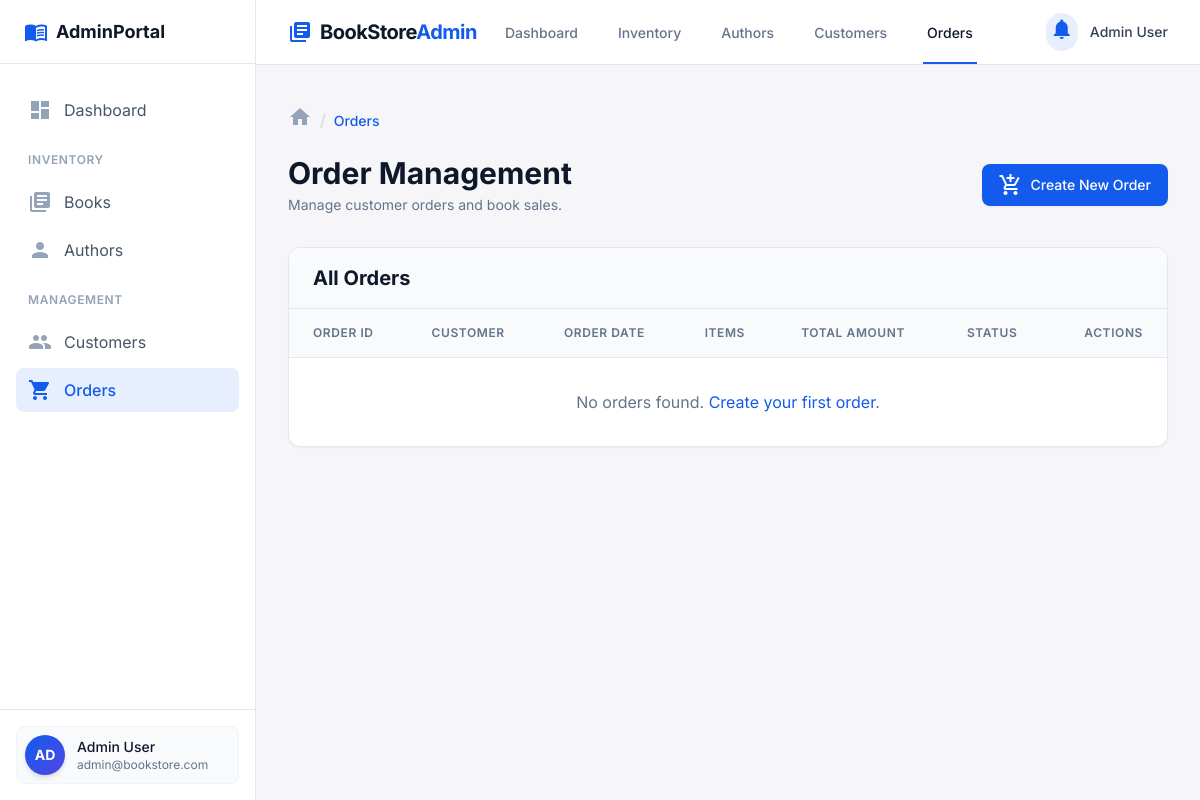
The page /index.php?page=order on the database as committed earlier.
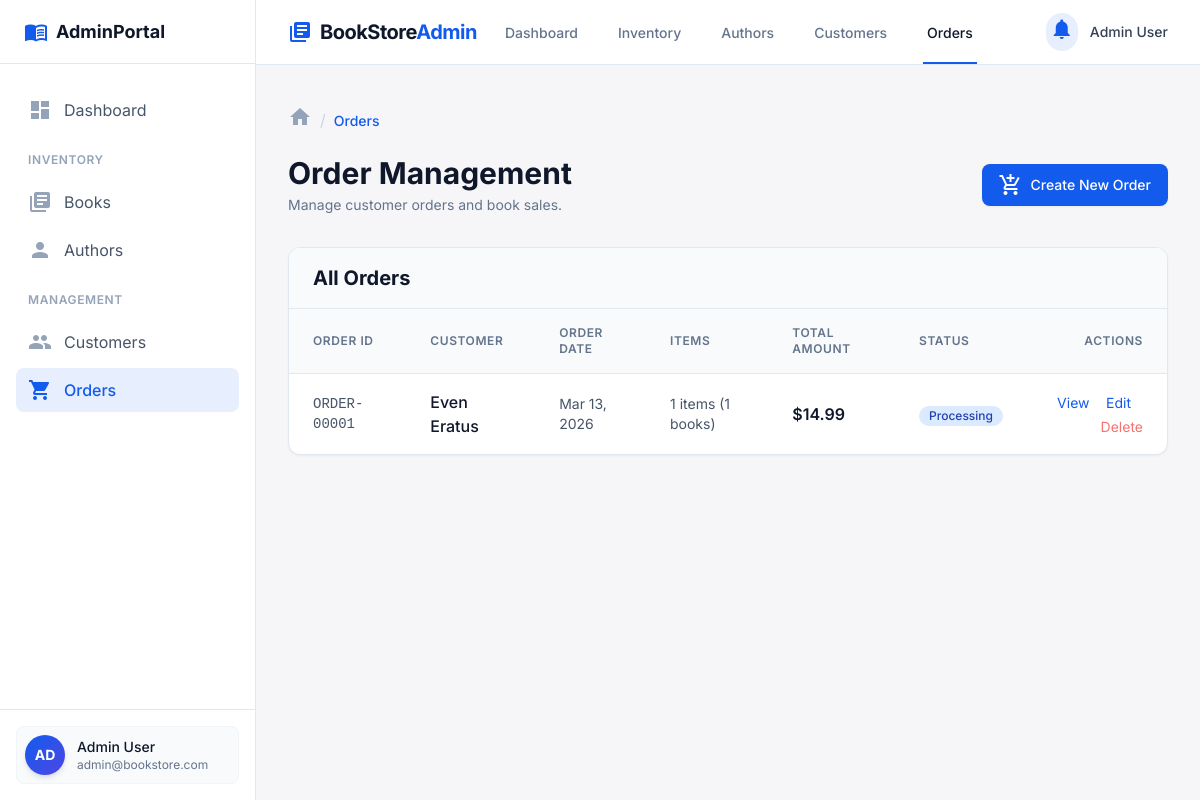
The same page on the database as committed later.
### tables this page shows
CREATE TABLE ORDERS (
    ORDER_ID INTEGER PRIMARY KEY AUTOINCREMENT,
    CUSTOMER_ID INTEGER NOT NULL,
    ORDER_DATE TEXT DEFAULT CURRENT_TIMESTAMP,
    TOTAL_AMOUNT REAL NOT NULL,
    STATUS TEXT DEFAULT 'Pending' CHECK (STATUS IN ('Pending', 'Processing', 'Shipped', 'Delivered', 'Cancelled')),
    FOREIGN KEY (CUSTOMER_ID) REFERENCES CUSTOMERS(CUSTOMER_ID)
);

### controllers/OrderController.php (called while the page is built, shortened)
<?php
require_once __DIR__ . '/../db.php';
function getAllOrders() {
    global $pdo;
    $stmt = $pdo->query('
        SELECT O.*, C.NAME AS CUSTOMER_NAME,
               COUNT(OI.ORDER_ITEM_ID) as ITEM_COUNT,
               SUM(OI.QUANTITY) as TOTAL_BOOKS
        FROM ORDERS O
        LEFT JOIN CUSTOMERS C ON O.CUSTOMER_ID = C.CUSTOMER_ID
        LEFT JOIN ORDER_ITEMS OI ON O.ORDER_ID = OI.ORDER_ID
        GROUP BY O.ORDER_ID
        ORDER BY O.ORDER_DATE DESC
    ');
    return $stmt->fetchAll(PDO::FETCH_ASSOC);
}

### views/Order.php (the view, shortened to what the rows shown need)
<?php
require_once __DIR__ . '/../controllers/OrderController.php';
$orders = getAllOrders();
?>
<!DOCTYPE html>
<html lang="en"><head>
<script src="https://cdn.tailwindcss.com?plugins=forms,container-queries"></script>
<script id="tailwind-config">
        tailwind.config = {
            darkMode: "class",
            theme: {
                extend: {
                    colors: {
                        "primary": "#135bec",
                        "primary-hover": "#0f4bc2",
                        "background-light": "#f6f6f8",
                        "background-dark": "#101622",
                    },
                    fontFamily: {
                        "display": ["Inter", "sans-serif"]
                    },
                    borderRadius: {"DEFAULT": "0.25rem", "lg": "0.5rem", "xl": "0.75rem", "full": "9999px"},
                },
            },
        }
    </script>
</head>
<body class="bg-background-light dark:bg-background-dark font-display text-slate-800 dark:text-slate-200 min-h-screen flex flex-col">
<main class="flex-grow py-10">
<div class="max-w-7xl mx-auto px-4 sm:px-6 lg:px-8">
<div class="md:flex md:items-center md:justify-between mb-8">
<div class="flex-1 min-w-0">
<h2 class="text-2xl font-bold leading-7 text-slate-900 dark:text-white sm:text-3xl sm:truncate">
                        Order Management
                    </h2>
</div>
</div>
<div class="bg-white rounded-xl shadow-sm border border-slate-200 overflow-hidden">
<div class="px-6 py-4 border-b border-slate-200 bg-slate-50">
<h2 class="text-xl font-bold text-slate-900">All Orders</h2>
</div>
<div class="overflow-x-auto">
<table class="w-full text-left border-collapse">
    <thead>
        <tr class="bg-slate-50 dark:bg-slate-800/50">
            <th class="px-6 py-4 text-xs font-semibold uppercase tracking-wider text-slate-500 border-b border-slate-200 dark:border-slate-800">Order ID</th>
            <th class="px-6 py-4 text-xs font-semibold uppercase tracking-wider text-slate-500 border-b border-slate-200 dark:border-slate-800">Customer</th>
            <th class="px-6 py-4 text-xs font-semibold uppercase tracking-wider text-slate-500 border-b border-slate-200 dark:border-slate-800">Order Date</th>
            <th class="px-6 py-4 text-xs font-semibold uppercase tracking-wider text-slate-500 border-b border-slate-200 dark:border-slate-800">Items</th>
            <th class="px-6 py-4 text-xs font-semibold uppercase tracking-wider text-slate-500 border-b border-slate-200 dark:border-slate-800">Total Amount</th>
            <th class="px-6 py-4 text-xs font-semibold uppercase tracking-wider text-slate-500 border-b border-slate-200 dark:border-slate-800">Status</th>
            <th class="px-6 py-4 text-xs font-semibold uppercase tracking-wider text-slate-500 border-b border-slate-200 dark:border-slate-800 text-right">Actions</th>
        </tr>
    </thead>
    <tbody>
        <?php foreach ($orders as $order): ?>
            <tr class="hover:bg-primary/5 transition-colors group">
                <td class="px-6 py-4 font-mono text-sm text-slate-600 dark:text-slate-400">ORDER-<?php echo str_pad($order['ORDER_ID'], 5, '0', STR_PAD_LEFT); ?></td>
                <td class="px-6 py-4">
                    <div class="font-medium text-slate-900 dark:text-white"><?php echo htmlspecialchars($order['CUSTOMER_NAME'] ?? 'Unknown Customer'); ?></div>
                </td>
                <td class="px-6 py-4 text-sm text-slate-600 dark:text-slate-400">
                    <?php echo date('M j, Y', strtotime($order['ORDER_DATE'])); ?>
                </td>
                <td class="px-6 py-4 text-sm text-slate-600 dark:text-slate-400">
                    <?php echo ($order['ITEM_COUNT'] ?? 0); ?> items (<?php echo ($order['TOTAL_BOOKS'] ?? 0); ?> books)
                </td>
                <td class="px-6 py-4 font-semibold text-slate-900 dark:text-white">$<?php echo number_format($order['TOTAL_AMOUNT'] ?? 0, 2); ?></td>
                <td class="px-6 py-4">
                    <?php
                    $status = $order['STATUS'] ?? 'Pending';
                    $statusColors = [
                        'Pending' => 'bg-yellow-100 text-yellow-800',
                        'Processing' => 'bg-blue-100 text-blue-800',
                        'Shipped' => 'bg-purple-100 text-purple-800',
                        'Delivered' => 'bg-green-100 text-green-800',
                        'Cancelled' => 'bg-red-100 text-red-800'
                    ];
                    $colorClass = $statusColors[$status] ?? 'bg-gray-100 text-gray-800';
                    ?>
                    <span class="inline-flex items-center px-2.5 py-0.5 rounded-full text-xs font-medium <?php echo $colorClass; ?>">
                        <?php echo htmlspecialchars($status); ?>
                    </span>
                </td>
                <td class="px-6 py-4 text-right">
                    <a href="index.php?page=orderdetails&id=<?php echo $order['ORDER_ID']; ?>" class="text-primary hover:text-primary-hover mr-3 text-sm">View</a>
                    <a href="index.php?page=editorder&id=<?php echo $order['ORDER_ID']; ?>" class="text-primary hover:text-primary-hover mr-3 text-sm">Edit</a>
                    <form method="post" style="display:inline;">
                        <button type="submit" name="delete_order" value="<?php echo $order['ORDER_ID']; ?>" class="text-red-400 hover:text-red-600 transition-colors text-sm" onclick="return confirm('Are you sure you want to delete this order? This will restore book stock.');">Delete</button>
                    </form>
                </td>
            </tr>
        <?php endforeach; ?>
    </tbody>
</table>
</div>
</div>
</main>
</body>
</html>

Rows that differ between the two databases and show on the page:
added orders: ORDER_ID "00001", CUSTOMER_NAME "Even Eratus", ORDER_DATE "Mar 13, 2026", ITEM_COUNT "1", TOTAL_BOOKS "1", TOTAL_AMOUNT "14.99", STATUS "Processing"
Other text that changed with them:
text no longer shown: "No orders found. Create your first order ."
